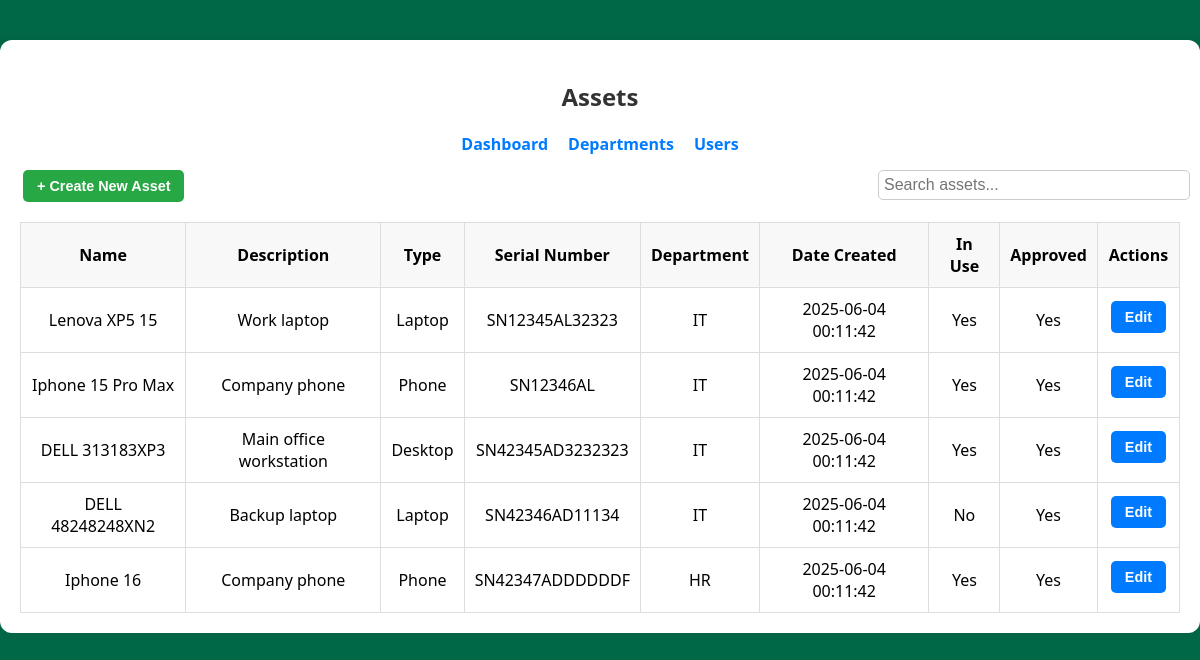
Page /assets (signed in) on the committed database.
### tables this page shows
CREATE TABLE Asset (
        id INTEGER PRIMARY KEY AUTOINCREMENT,
        name TEXT NOT NULL,
        description TEXT,
        type TEXT,
        serial_number TEXT UNIQUE,
        date_created TEXT,
        in_use INTEGER NOT NULL DEFAULT 1,
        approved INTEGER NOT NULL DEFAULT 0,
        owner_id INTEGER,
        department_id INTEGER,
        FOREIGN KEY(owner_id) REFERENCES User(id),
        FOREIGN KEY(department_id) REFERENCES Department(id)
    );

CREATE TABLE Department (
        id INTEGER PRIMARY KEY AUTOINCREMENT,
        name TEXT NOT NULL
    );

### routes/assets.py (the view)
@assets_blueprint.route('/assets')
@login_required
def assets():
    user = current_user()
    connection = get_db()
    cursor = connection.cursor()
    if user['role'] == 'Admin':
         cursor.execute('''
            SELECT a.*, u.username AS owner_username, d.name AS department_name
            FROM Asset a
            LEFT JOIN User u ON a.owner_id = u.id
            LEFT JOIN Department d ON a.department_id = d.id
        ''')
    else:
        cursor.execute('''
            SELECT a.*, u.username AS owner_username, d.name AS department_name
            FROM Asset a
            LEFT JOIN User u ON a.owner_id = u.id
            LEFT JOIN Department d ON a.department_id = d.id
            WHERE a.owner_id = ?
        ''', (user['id'],))
    assets = cursor.fetchall()
    cursor.execute("SELECT * FROM Department")
    departments = cursor.fetchall()
    cursor.execute("SELECT id, username FROM User ORDER BY username ASC")
    users = cursor.fetchall()
    return render_template('assets.html', assets=assets, user=user, departments=departments, users=users)

### routes/utils.py (called while the page is built)
def get_db():
    if 'db' not in g:
        g.db = sql.connect(current_app.config['DATABASE'])
        g.db.row_factory = sql.Row
    return g.db

def query_db(query, args=(), one=False):
    cursor = get_db().execute(query, args)
    rv = cursor.fetchall()
    cursor.close()
    return (rv[0] if rv else None) if one else rv

def current_user():
    if 'user_id' in session:
        return query_db('SELECT * FROM User WHERE id = ?', [session['user_id']], one=True)
    return None

def login_required(f):
    @wraps(f)
    def decorated_function(*args, **kwargs):
        if 'user_id' not in session:
            flash('Please log in to access this page.', 'warning')
            return redirect(url_for('auth.login'))
        return f(*args, **kwargs)
    return decorated_function

### templates/assets.html (shortened to what this page needs)
<!DOCTYPE html>
<html lang="en">
  <head>
    <link
      rel="stylesheet"
      href="{{ url_for('static', filename='css/style.css') }}"
    />
    <link
      rel="stylesheet"
      href="{{ url_for('static', filename='css/assets.css') }}"
    />
  </head>
  <body>
    <div class="assets-container">
      <h2 class="text-center">Assets</h2>
      <nav class="nav-links">
        <a href="{{ url_for('dashboard.dashboard') }}">Dashboard</a>
        <a href="{{ url_for('departments.departments') }}">Departments</a>
        <a href="{{ url_for('users.users') }}">Users</a>
      </nav>
      <button class="btn btn-create" id="openCreateModal">
        + Create New Asset
      </button>
      <input type="text" id="searchBar" placeholder="Search assets..." />
      <table>
        <thead>
          <tr>
            <th>Name</th>
            <th>Description</th>
            <th>Type</th>
            <th>Serial Number</th>
            <th>Department</th>
            <th>Date Created</th>
            <th>In Use</th>
            <th>Approved</th>
            <th>Actions</th>
          </tr>
        </thead>
        <tbody>
          {% for asset in assets %}
          <tr>
            <td>{{ asset['name'] }}</td>
            <td>{{ asset['description'] or '—' }}</td>
            <td>{{ asset['type'] or '—' }}</td>
            <td>{{ asset['serial_number'] or '—' }}</td>
            <td>{{ asset['department_name'] or '—' }}</td>
            <td>{{ asset['date_created'] }}</td>
            <td>{{ 'Yes' if asset['in_use'] else 'No' }}</td>
            <td>{{ 'Yes' if asset['approved'] else 'No' }}</td>
            <td>
               {% if user['role'] == 'Admin' or asset['owner_id'] ==
              user['id'] %}
              <button
                class="btn btn-edit"
                data-id="{{ asset['id'] }}"
                data-name="{{ asset['name'] }}"
                data-description="{{ asset['description'] }}"
                data-type="{{ asset['type'] }}"
                data-serial="{{ asset['serial_number'] }}"
                data-department="{{ asset['department_id'] or '' }}"
                data-inuse="{{ asset['in_use'] }}"
                data-approved="{{ asset['approved'] }}"
                data-userid="{{ asset['owner_id'] }}"
                id="editBtn-{{ asset['id'] }}"
              >
                Edit
              </button>
              {% endif %}
            </td>
          </tr>
          {% else %}
          <tr>
            <td colspan="9">No assets found.</td>
          </tr>
          {% endfor %}
        </tbody>
      </table>
    </div>
  </body>
</html>

### static/css/style.css (style rules this page uses)
body { font-family: "Segoe UI", Tahoma, Geneva, Verdana, sans-serif; background: #006747; display: flex; align-items: center; justify-content: center; margin: 0; }
h2 { text-align: center; color: #333; }
.nav-links { display: flex; justify-content: center; gap: 20px; margin-bottom: 15px; }
.nav-links a { text-decoration: none; color: #007bff; font-weight: bold; }
input[type="text"], input[type="password"] { padding: 10px; margin-bottom: 15px; border: 1px solid #ccc; border-radius: 5px; }
button { padding: 10px; background-color: #007bff; color: white; border: none; border-radius: 5px; cursor: pointer; }
a { color: #007bff; text-decoration: none; }

### static/css/assets.css (style rules this page uses)
.assets-container { margin: 40px auto; padding: 20px; background: #fff; width: auto; border-radius: 12px; box-shadow: 0 0 10px rgba(0, 0, 0, 0.05); position: relative; }
table { width: 100%; border-collapse: collapse; margin-top: 20px; }
th, td { padding: 10px; border: 1px solid #ddd; text-align: center; }
th { background: #f8f8f8; }
.btn { padding: 8px 14px; margin: 0 3px; border: none; border-radius: 5px; cursor: pointer; font-weight: 600; font-size: 0.9rem; }
.btn-create { background-color: #28a745; color: white; }
.btn-edit { background-color: #007bff; color: white; margin-bottom: 6px; }
#searchBar { margin-bottom: 10px; padding: 5px; width: 300px; font-size: 16px; position: absolute; right: 10px; }

### rows in the picture
Asset: name "Lenova XP5 15", description "Work laptop", type "Laptop", serial_number "SN12345AL32323", name "IT", date_created "2025-06-04 00:11:42", in_use "Yes", approved "Yes"
Asset: name "Iphone 15 Pro Max", description "Company phone", type "Phone", serial_number "SN12346AL", name "IT", date_created "2025-06-04 00:11:42", in_use "Yes", approved "Yes"
Asset: name "DELL 313183XP3", description "Main office workstation", type "Desktop", serial_number "SN42345AD3232323", name "IT", date_created "2025-06-04 00:11:42", in_use "Yes", approved "Yes"
Asset: name "DELL 48248248XN2", description "Backup laptop", type "Laptop", serial_number "SN42346AD11134", name "IT", date_created "2025-06-04 00:11:42", in_use "No", approved "Yes"
Asset: name "Iphone 16", description "Company phone", type "Phone", serial_number "SN42347ADDDDDDF", name "HR", date_created "2025-06-04 00:11:42", in_use "Yes", approved "Yes"
